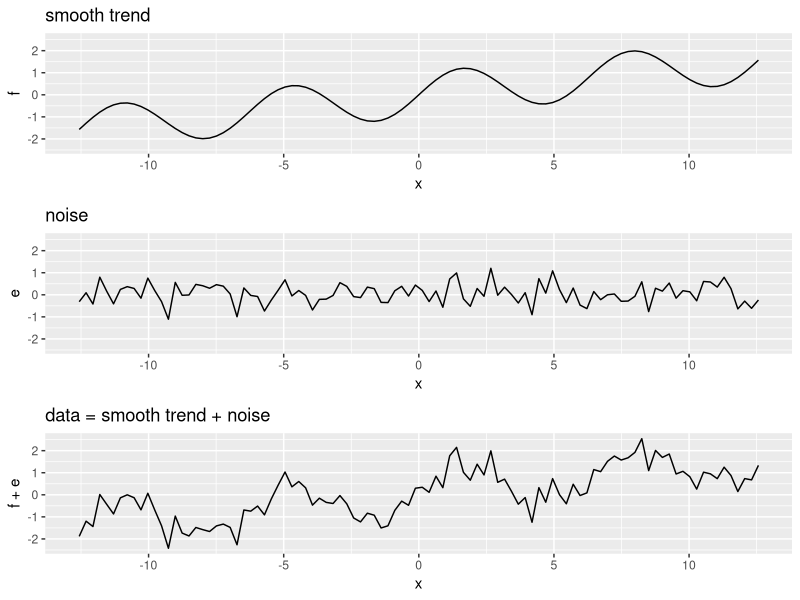
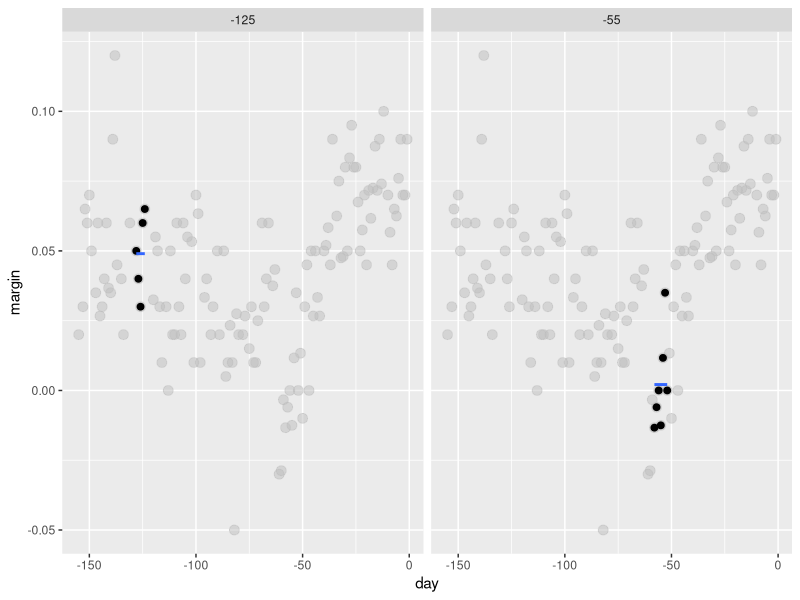
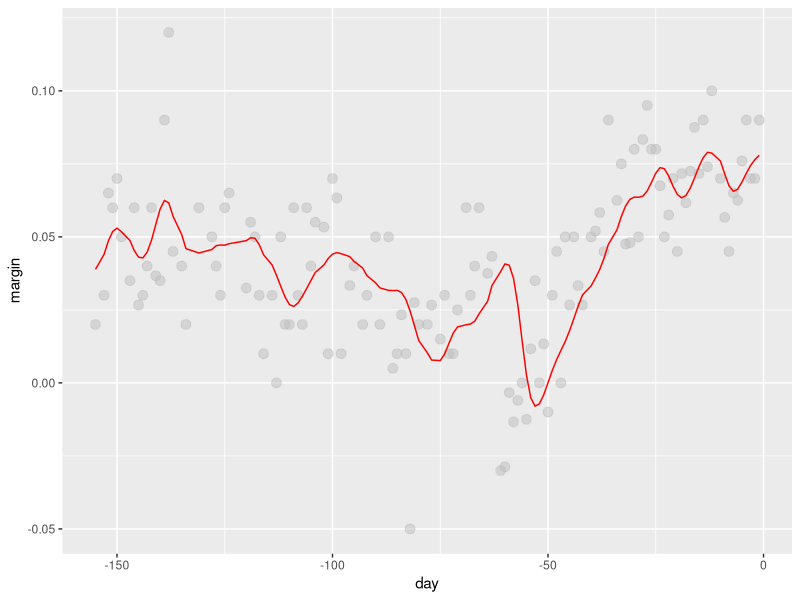
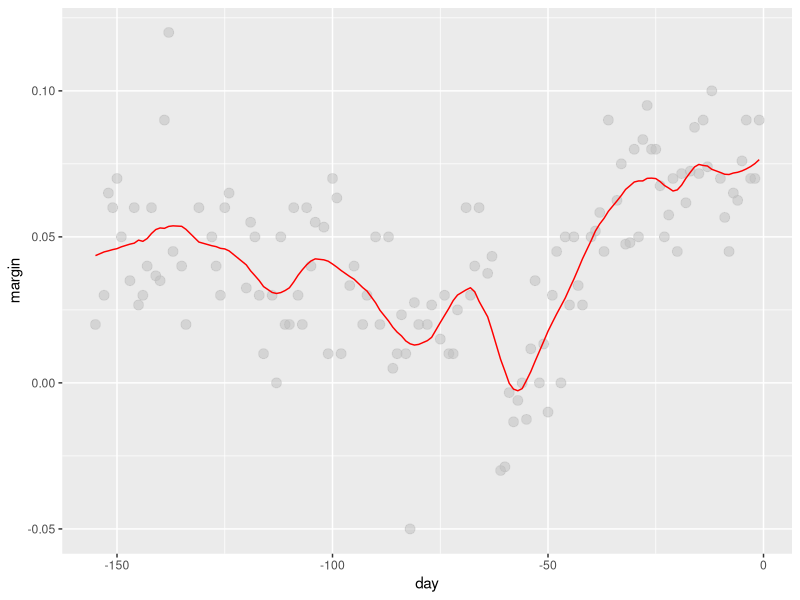
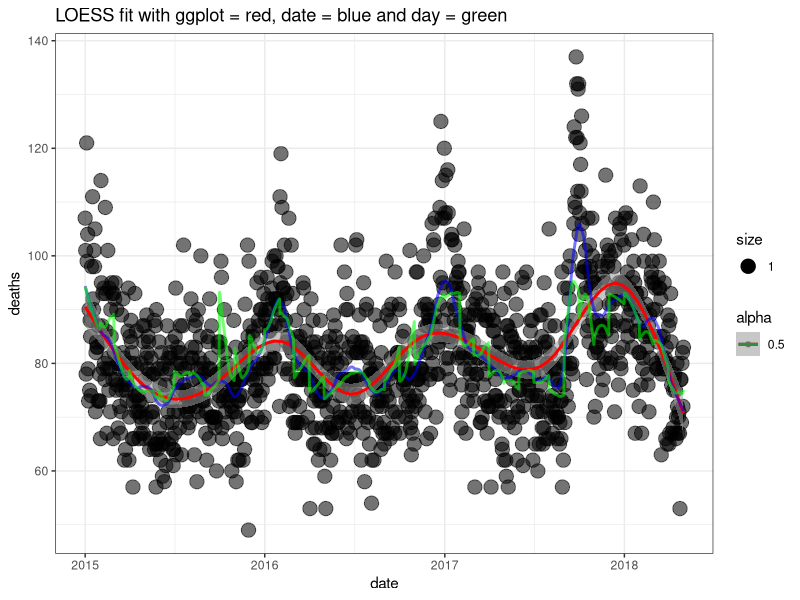
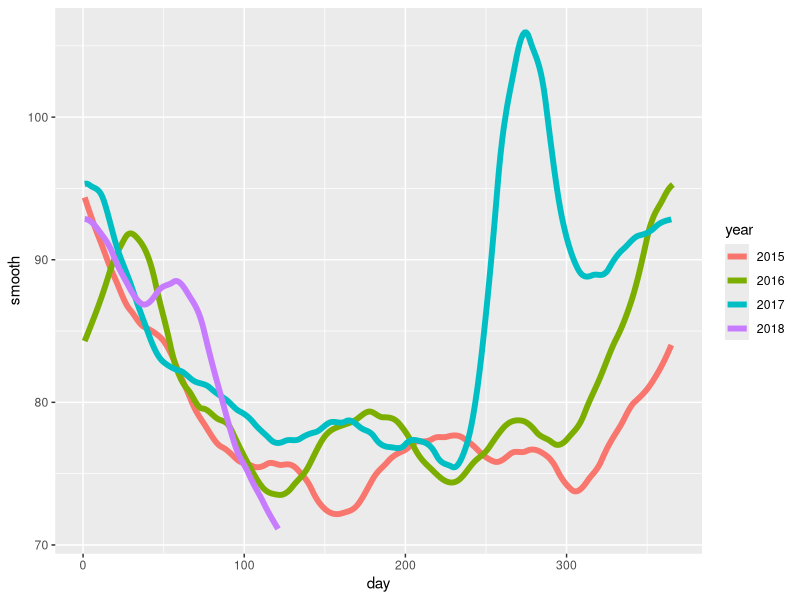
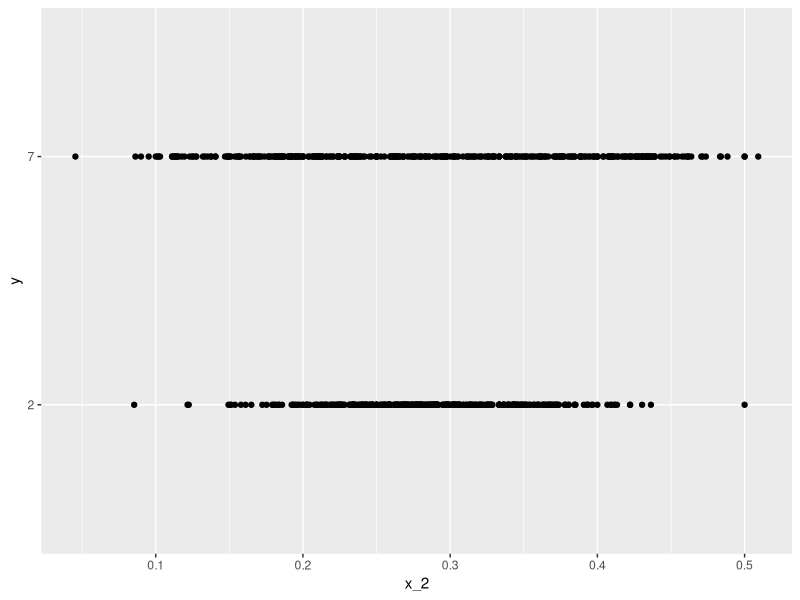

The R source for these figures, in order: (Note: this script raises an error after producing the figures.)
# http://rafalab.dfci.harvard.edu/dsbook/smoothing.html
library(tidyverse)
library(dslabs)
library(gridExtra)
library(stats)

set.seed(1)
#Example of smooth data and with noise added in
n <-100
x<-seq(-pi*4, pi*4, len = n)
tmp<-data.frame(x=x, f=sin(x) + x/8, e = rnorm(n,0,0.5) )
p1<-qplot(x,f,main = "smooth trend", ylim = range(tmp$f+tmp$e), data = tmp,geom = "line")
p2<-qplot(x,e,main = "noise", ylim = range(tmp$f+tmp$e), data = tmp, geom = "line")
p3<-qplot(x,f+e, main = "data = smooth trend + noise", ylim = range(tmp$f+tmp$e), data = tmp, geom = "line")

gridExtra::grid.arrange(p1,p2,p3)


#bin smoothers
span<-3.5
tmp<-polls_2008 %>% 
  crossing(center = polls_2008$day) %>% 
  mutate(dist = abs(day-center)) %>%
  filter(dist <= span)


tmp %>% filter(center %in%  c(-125,-55)) %>% 
  ggplot(aes(day,margin))+
  geom_point(data = polls_2008,size =3 ,alpha = .5, color = "grey")+
  geom_point(size=2)+ #????????????
  geom_smooth(aes(group = center), method = "lm", formula = y~1,se = FALSE)+
  facet_wrap(~center)




# larger span
span <- 7
# this is similar to lm but uses the ksmooth algorithym to
# transform the data
fit <- with(polls_2008, ksmooth(day,margin,kernel = "normal", bandwidth = span) )

polls_2008 %>% mutate(smooth = fit$y ) %>% 
  ggplot(aes(day,margin))+
  geom_point(size =3, alpha = .5, color = "grey")+
  geom_line(aes(day,smooth),color = "red")



# using a linear method ie LOESS is a better way than
# bin smoothing because a line is drawn instead of taking 
# a point 
total_days <- diff(range(polls_2008$day))
span <- 21/total_days

fit <- loess(margin ~ day, degree=1, span = span, data=polls_2008)

#when using loess the fitted column is the y_hat
polls_2008 %>%  mutate(smooth = fit$fitted) %>% 
  ggplot(aes(day, margin)) +
  geom_point(size = 3, alpha = .5, color = "grey") +
  geom_line(aes(day, smooth), color="red")

#######################################HOMEWORK######################################

library(tidyverse)
library(purrr)
library(lubridate)
install.packages("pdftools")
library(pdftools)
fn<-system.file("extdata", "RD-Mortality-Report_2015-18-180531.pdf",package = "dslabs")
df<-map_df(str_split(pdf_text(fn), "\n"),function(s) {
  s<-str_trim(s)
    header_index<-str_which(s, "2015")[1]
    tmp<-str_split(s[header_index],"\\s+", simplify = TRUE)
    month <- tmp[1]
    header<- tmp[-1]
    tail_index <- str_which(s,"Total")
    n <- str_count(s,"\\d+")
    out<- c(1:header_index, which(n==1), which(n>=28),tail_index:length(s))
    s[-out] %>% 
      str_remove_all("[^\\d\\s]") %>% 
      str_trim() %>% 
        str_split_fixed("\\s+",n=6) %>% 
        .[,1:5] %>% 
        as_tibble() %>% 
        setNames(c("day",header)) %>% 
        mutate(month=month, day = as.numeric(day)) %>% 
        gather(year,deaths,-c(day,month)) %>% 
        mutate(deaths = as.numeric(deaths))
}) %>% 
  mutate(month = recode(month, "JAN" = 1, "FEB" = 2, "MAR" = 3, "APR" = 4, "MAY" = 5, "JUN" = 6, 
                        "JUL" = 7, "AGO" = 8, "SEP" = 9, "OCT" = 10, "NOV" = 11, "DEC" = 12)) %>%
  mutate(date = make_date(year,month,day)) %>% 
   dplyr::filter(date <= "2018-05-01")


#one row had an NA always check
dat<-na.omit(df)



#using the date and death variable..... fit a model 
total_days <- diff(range(dat$date))
span <- 60/1216
fit <- loess(deaths ~ as.numeric(dat$date), degree = 1, span = span, data=dat)
       dat<-dat %>%  mutate(smooth = fit$fitted)

       
#using day and death variables..... fit a model
# for the span....note there are three years each having 12 months each having 30 days       
dat$day2<-1:dim(dat)[1]
span2<-60/diff(range(dat$day2))
fit2<-loess(deaths ~ day2, degree = 1, span = span2, data=dat)
  dat<-dat %>%  mutate(smooth2 = fit2$fitted)
 

dat<-ungroup(dat)

# the fitted column from the loess function gives us y_hats to use and plot
ggplot(data = dat,aes(x=date,y=deaths, size = 1, alpha = .5))+
  geom_point()+
  geom_smooth(stat = "smooth", color = "red", size =1)+
  geom_line(aes(date,smooth),color = "blue", size =1)+
  geom_line(aes(date,smooth2),color = "green", size =1)+
  theme_bw()+labs(title = "LOESS fit with ggplot = red, date = blue and day = green ")

dat %>% 
  mutate(smooth = predict(fit), day = yday(date), year = as.character(year(date))) %>%
  ggplot(aes(day, smooth, col = year)) +
  geom_line(lwd = 2)



#in the 2 and 7 problem we can make a linear model from the training data
library(broom)
mnist_27$train %>% glm(y~x_2,family = "binomial",data = .) %>% tidy()
qplot(x_2,y,data = mnist_27$train)


# we can also use loess to maked a model 
# the smaller the span the more granular we get
# categorical data must be switched to 0 and 1 so we can get
# probablitities
fit2 <- mnist_27$train %>%
  mutate(y = ifelse(y == 7, 1, 0)) %>%
  #lm(y ~ x_1 + x_2, data = .)
loess(formula = y~x_2,degree =1)


fit<-loess(data = mnist_27$train, formula = as.numeric(y) ~ x_2, degree =1, span = .09)



# fit has predicted values in the fitted column but this
# is from the training data set
# lets get the predicted values from the test set
predict(fit2, mnist_27$test[3], type = "response")
df<-data.frame(mnist_27$test,predict(fit2, mnist_27$test[3]))
colnames(df)[4] = "p_hat"
df<-df %>% mutate( y_hat = ifelse(p_hat >= .5 ,7,2))

# since our predicted y_hat is binomial in nature we need to transform
# the the fitted y_hat values into yes or no answer
# to do this they must be turned into probabilities
# and then a cut off can be set.
confusionMatrix(as.factor(df$y),as.factor(df$y_hat))

ggplot(data = mnist_27$test, aes(x=x_2, y = y))+
  geom_point()+
  geom_line(aes(x=df$x_2,y = df$predict.fit2..mnist_27.test.3.. ),  color= "blue")+
  geom_smooth(stat = "smooth", color= "red")+
  theme_bw()+labs(title = "2 vs 7")
  
